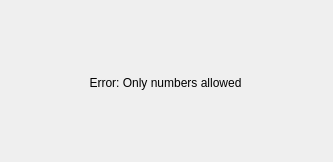
<?xml version="1.0" encoding="UTF-8"?>
<ui version="4.0">
 <class>Form</class>
 <widget class="QWidget" name="Form">
  <property name="geometry">
   <rect>
    <x>0</x>
    <y>0</y>
    <width>333</width>
    <height>162</height>
   </rect>
  </property>
  <property name="windowTitle">
   <string>Form</string>
  </property>
  <widget class="QWidget" name="gridLayoutWidget">
   <property name="geometry">
    <rect>
     <x>10</x>
     <y>19</y>
     <width>311</width>
     <height>131</height>
    </rect>
   </property>
   <layout class="QGridLayout" name="gridLayout"/>
  </widget>
  <widget class="QLabel" name="label">
   <property name="geometry">
    <rect>
     <x>20</x>
     <y>27</y>
     <width>291</width>
     <height>111</height>
    </rect>
   </property>
   <property name="minimumSize">
    <size>
     <width>0</width>
     <height>0</height>
    </size>
   </property>
   <property name="text">
    <string>Error: Only numbers allowed</string>
   </property>
   <property name="alignment">
    <set>Qt::AlignCenter</set>
   </property>
  </widget>
 </widget>
 <resources/>
 <connections/>
</ui>
